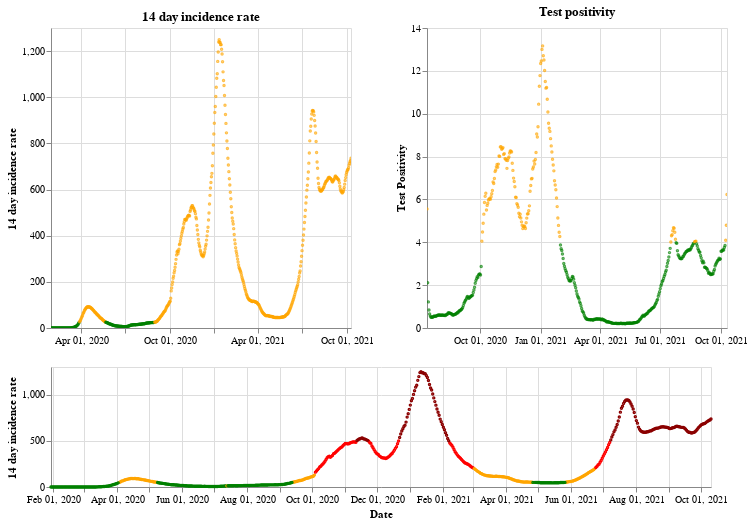

The notebook cell this image was saved under:
### Markdown cell above
## England

### Code cell
plot_traffic_light('England')

### Figure 1 — Vega-Lite specification as saved in the notebook (floating-point values rounded to 4 significant figures; data arrays with more than 128 entries replaced by an {"elided": "..."} marker saying what was removed)
{"config": {"view": {"continuousWidth": 400, "continuousHeight": 300}}, "vconcat": [{"hconcat": [{"mark": {"type": "point", "size": 2}, "encoding": {"color": {"condition": {"value": "green", "test": "(datum.twoWeeklyCasesRate <= 25)"}, "value": "orange"}, "tooltip": [{"type": "nominal", "field": "areaName"}, {"type": "temporal", "field": "date"}, {"type": "quantitative", "field": "twoWeeklyCasesRate"}, {"type": "quantitative", "field": "testPositivity"}], "x": {"type": "temporal", "axis": {"title": ""}, "field": "date", "scale": {"domain": {"selection": "DateBrush"}}, "timeUnit": "yearmonthdate"}, "y": {"type": "quantitative", "axis": {"title": "14 day incidence rate"}, "field": "twoWeeklyCasesRate"}}, "title": "14 day incidence rate", "width": 300}, {"mark": {"type": "point", "size": 2}, "encoding": {"color": {"condition": {"value": "green", "test": "(datum.testPositivity <= 4)"}, "value": "orange"}, "tooltip": [{"type": "nominal", "field": "areaName"}, {"type": "temporal", "field": "date"}, {"type": "quantitative", "field": "twoWeeklyCasesRate"}, {"type": "quantitative", "field": "testPositivity"}], "x": {"type": "temporal", "axis": {"title": ""}, "field": "date", "scale": {"domain": {"selection": "DateBrush"}}, "timeUnit": "yearmonthdate"}, "y": {"type": "quantitative", "axis": {"title": "Test Positivity"}, "field": "testPositivity"}}, "title": "Test positivity", "width": 300}]}, {"layer": [{"mark": {"type": "point", "size": 2}, "encoding": {"color": {"condition": {"value": "orange", "test": "(((datum.testPositivity < 4) && (datum.twoWeeklyCasesRate >= 50)) && (datum.twoWeeklyCasesRate < 200))"}, "value": "red"}, "opacity": {"condition": {"value": 1, "test": "((datum.twoWeeklyCasesRate >= 50) && (datum.twoWeeklyCasesRate < 500))"}, "value": 0}, "tooltip": [{"type": "nominal", "field": "areaName"}, {"type": "temporal", "field": "date"}, {"type": "quantitative", "field": "twoWeeklyCasesRate"}, {"type": "quantitative", "field": "testPositivity"}], "x": {"type": "temporal", "axis": {"title": "Date"}, "field": "date", "timeUnit": "yearmonthdate"}, "y": {"type": "quantitative", "axis": {"title": "14 day incidence rate"}, "field": "twoWeeklyCasesRate"}}, "selection": {"DateBrush": {"type": "interval", "encodings": ["x"], "fields": ["Time"]}}}, {"mark": {"type": "point", "size": 2}, "encoding": {"color": {"value": "darkred"}, "opacity": {"condition": {"value": 1, "test": "(datum.twoWeeklyCasesRate >= 500)"}, "value": 0}, "tooltip": [{"type": "nominal", "field": "areaName"}, {"type": "temporal", "field": "date"}, {"type": "quantitative", "field": "twoWeeklyCasesRate"}, {"type": "quantitative", "field": "testPositivity"}], "x": {"type": "temporal", "axis": {"title": "Date"}, "field": "date", "timeUnit": "yearmonthdate"}, "y": {"type": "quantitative", "axis": {"title": "14 day incidence rate"}, "field": "twoWeeklyCasesRate"}}}, {"mark": {"type": "point", "size": 2}, "encoding": {"color": {"condition": {"value": "green", "test": "((datum.testPositivity < 4) && (datum.twoWeeklyCasesRate < 50))"}, "value": "orange"}, "opacity": {"condition": {"value": 1, "test": "(datum.twoWeeklyCasesRate < 50)"}, "value": 0}, "tooltip": [{"type": "nominal", "field": "areaName"}, {"type": "temporal", "field": "date"}, {"type": "quantitative", "field": "twoWeeklyCasesRate"}, {"type": "quantitative", "field": "testPositivity"}], "x": {"type": "temporal", "axis": {"title": "Date"}, "field": "date", "timeUnit": "yearmonthdate"}, "y": {"type": "quantitative", "axis": {"title": "14 day incidence rate"}, "field": "twoWeeklyCasesRate"}}}], "height": 120, "width": 660}], "data": {"name": "data-be6d7c3c663e43cb7562fa72cf8c9a94"}, "$schema": "https://vega.github.io/schema/vega-lite/v4.8.1.json", "datasets": {"data-be6d7c3c663e43cb7562fa72cf8c9a94": {"elided": "620 records"}}}
